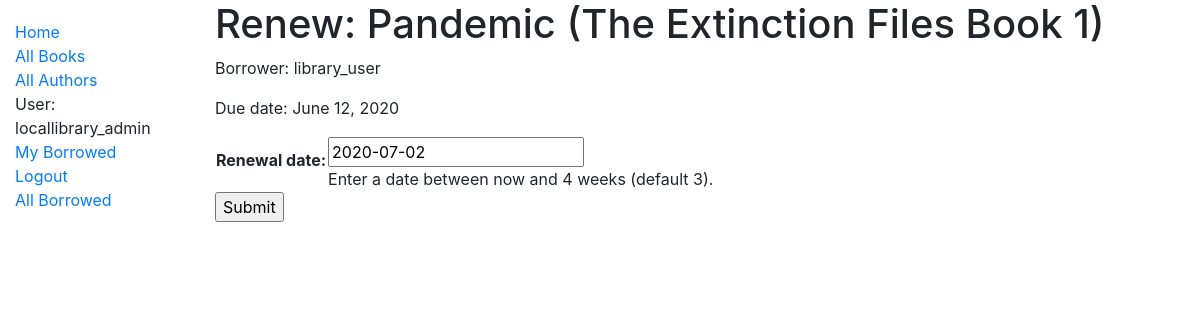
/catalog/renewed/69aa528d-3b75-4be0-b2cb-66239402dd78/renew/ (signed in), run on the app's committed database.
### catalog/models.py (models this page shows, shortened)
class BookInstance(models.Model):
    id = models.UUIDField(primary_key=True, default=uuid.uuid4, help_text='Unique ID for this particular book across '
                                                                          'whole library')
    book = models.ForeignKey('Book', on_delete=models.SET_NULL, null=True)
    imprint = models.CharField(max_length=200)
    due_back = models.DateField(null=True, blank=True)
    borrower = models.ForeignKey(User, on_delete=models.SET_NULL, null=True, blank=True)
    LOAN_STATUS = (
        ('m', 'Maintenance'),
        ('o', 'On Loan'),
        ('a', 'Available'),
        ('r', 'Reserved'),
    )
    status = models.CharField(
        max_length=1,
        choices=LOAN_STATUS,
        blank=True,
        default='m',
        help_text='Book availability',
    )
    class Meta:
        ordering = ['due_back']
        app_label = 'catalog'
        permissions = (("can_mark_returned", "Set book as returned"),)
    @property
    def is_overdue(self):
        if self.due_back and date.today() > self.due_back:
            return True
        return False

class Book(models.Model):
    title = models.CharField(max_length=200)
    author = models.ForeignKey('Author', on_delete=models.SET_NULL, null=True)
    summary = models.TextField(max_length=1000, help_text='Enter a brief description of the book')
    isbn = models.CharField('ISBN', max_length=13, help_text='13 Characters <a href="https://www.isbn-international'
                                                             '.org/content/what-isbn">ISBN number</a>')
    genre = models.ManyToManyField('Genre', help_text='Select a genre for this book')
    iso_639_1 = (('ab', 'Abkhaz'),
                 ('aa', 'Afar'),
                 ('af', 'Afrikaans'),
                 ('ak', 'Akan'),
                 ('sq', 'Albanian'),
                 ('am', 'Amharic'),
                 ('ar', 'Arabic'),
                 ('an', 'Aragonese'),
                 ('hy', 'Armenian'),
                 ('as', 'Assamese'),
                 ('av', 'Avaric'),
                 ('ae', 'Avestan'),
                 ('ay', 'Aymara'),
                 ('az', 'Azerbaijani'),
                 ('bm', 'Bambara'),
                 ('ba', 'Bashkir'),
                 ('eu', 'Basque'),
                 ('be', 'Belarusian'),
                 ('bn', 'Bengali'),
                 ('bh', 'Bihari'),
                 ('bi', 'Bislama'),
                 ('bs', 'Bosnian'),
                 ('br', 'Breton'),
                 ('bg', 'Bulgarian'),
                 ('my', 'Burmese'),
                 ('ca', 'Catalan; Valencian'),
                 ('ch', 'Chamorro'),
                 ('ce', 'Chechen'),
                 ('ny', 'Chichewa; Chewa; Nyanja'),
                 ('zh', 'Chinese'),
                 ('cv', 'Chuvash'),
                 ('kw', 'Cornish'),
                 ('co', 'Corsican'),
                 ('cr', 'Cree'),
                 ('hr', 'Croatian'),
                 ('cs', 'Czech'),
                 ('da', 'Danish'),
                 ('dv', 'Divehi; Maldivian;'),
                 ('nl', 'Dutch'),
                 ('dz', 'Dzongkha'),
                 ('en', 'English'),
                 ('eo', 'Esperanto'),
                 ('et', 'Estonian'),
                 ('ee', 'Ewe'),
                 ('fo', 'Faroese'),
                 ('fj', 'Fijian'),
                 ('fi', 'Finnish'),
                 ('fr', 'French'),
                 ('ff', 'Fula'),
                 ('gl', 'Galician'),
                 ('ka', 'Georgian'),
                 ('de', 'German'),
                 ('el', 'Greek, Modern'),
                 ('gn', 'Guaraní'),
                 ('gu', 'Gujarati'),
                 ('ht', 'Haitian'),
                 ('ha', 'Hausa'),
                 ('he', 'Hebrew (modern)'),
                 ('hz', 'Herero'),
                 ('hi', 'Hindi'),
                 ('ho', 'Hiri Motu'),
                 ('hu', 'Hungarian'),
                 ('ia', 'Interlingua'),
                 ('id', 'Indonesian'),
                 ('ie', 'Interlingue'),
                 ('ga', 'Irish'),
                 ('ig', 'Igbo'),
                 ('ik', 'Inupiaq'),
                 ('io', 'Ido'),
                 ('is', 'Icelandic'),
                 ('it', 'Italian'),
                 ('iu', 'Inuktitut'),
                 ('ja', 'Japanese'),
                 ('jv', 'Javanese'),
                 ('kl', 'Kalaallisut'),
                 ('kn', 'Kannada'),
                 ('kr', 'Kanuri'),
                 ('ks', 'Kashmiri'),
                 ('kk', 'Kazakh'),
                 ('km', 'Khmer'),
                 ('ki', 'Kikuyu, Gikuyu'),
                 ('rw', 'Kinyarwanda'),
                 ('ky', 'Kirghiz, Kyrgyz'),
                 ('kv', 'Komi'),
                 ('kg', 'Kongo'),
                 ('ko', 'Korean'),
                 ('ku', 'Kurdish'),
                 ('kj', 'Kwanyama, Kuanyama'),
                 ('la', 'Latin'),
                 ('lb', 'Luxembourgish'),
                 ('lg', 'Luganda'),
                 ('li', 'Limburgish'),
                 ('ln', 'Lingala'),
                 ('lo', 'Lao'),
                 ('lt', 'Lithuanian'),
                 ('lu', 'Luba-Katanga'),
                 ('lv', 'Latvian'),
                 ('gv', 'Manx'),
                 ('mk', 'Macedonian'),
                 ('mg', 'Malagasy'),
                 ('ms', 'Malay'),
                 ('ml', 'Malayalam'),
                 ('mt', 'Maltese'),
                 ('mi', 'Māori'),
                 ('mr', 'Marathi (Marāṭhī)'),
                 ('mh', 'Marshallese'),
                 ('mn', 'Mongolian'),
                 ('na', 'Nauru'),
                 ('nv', 'Navajo, Navaho'),
                 ('nb', 'Norwegian Bokmål'),
                 ('nd', 'North Ndebele'),
                 ('ne', 'Nepali'),
                 ('ng', 'Ndonga'),
                 ('nn', 'Norwegian Nynorsk'),
                 ('no', 'Norwegian'),
                 ('ii', 'Nuosu'),
                 ('nr', 'South Ndebele'),
                 ('oc', 'Occitan'),
                 ('oj', 'Ojibwe, Ojibwa'),
                 ('cu', 'Old Church Slavonic'),
                 ('om', 'Oromo'),
                 ('or', 'Oriya'),
                 ('os', 'Ossetian, Ossetic'),
                 ('pa', 'Panjabi, Punjabi'),
                 ('pi', 'Pāli'),
                 ('fa', 'Persian'),
                 ('pl', 'Polish'),
                 ('ps', 'Pashto, Pushto'),
                 ('pt', 'Portuguese'),
                 ('qu', 'Quechua'),
                 ('rm', 'Romansh'),
                 ('rn', 'Kirundi'),
                 ('ro', 'Romanian, Moldavan'),
                 ('ru', 'Russian'),
                 ('sa', 'Sanskrit (Saṁskṛta)'),
                 ('sc', 'Sardinian'),
                 ('sd', 'Sindhi'),
                 ('se', 'Northern Sami'),
                 ('sm', 'Samoan'),
                 ('sg', 'Sango'),
                 ('sr', 'Serbian'),
                 ('gd', 'Scottish Gaelic'),
                 ('sn', 'Shona'),
                 ('si', 'Sinhala, Sinhalese'),
                 ('sk', 'Slovak'),
                 ('sl', 'Slovene'),
                 ('so', 'Somali'),
                 ('st', 'Southern Sotho'),
                 ('es', 'Spanish; Castilian'),
                 ('su', 'Sundanese'),
                 ('sw', 'Swahili'),
                 ('ss', 'Swati'),
                 ('sv', 'Swedish'),
                 ('ta', 'Tamil'),
                 ('te', 'Telugu'),
                 ('tg', 'Tajik'),
                 ('th', 'Thai'),
                 ('ti', 'Tigrinya'),
                 ('bo', 'Tibetan'),
                 ('tk', 'Turkmen'),
                 ('tl', 'Tagalog'),
                 ('tn', 'Tswana'),
                 ('to', 'Tonga'),
                 ('tr', 'Turkish'),
                 ('ts', 'Tsonga'),
                 ('tt', 'Tatar'),
                 ('tw', 'Twi'),
                 ('ty', 'Tahitian'),
                 ('ug', 'Uighur, Uyghur'),
                 ('uk', 'Ukrainian'),
                 ('ur', 'Urdu'),
                 ('uz', 'Uzbek'),
                 ('ve', 'Venda'),
                 ('vi', 'Vietnamese'),
                 ('vo', 'Volapük'),
                 ('wa', 'Walloon'),
                 ('cy', 'Welsh'),
                 ('wo', 'Wolof'),
                 ('fy', 'Western Frisian'),
                 ('xh', 'Xhosa'),
                 ('yi', 'Yiddish'),
                 ('yo', 'Yoruba'),
                 ('za', 'Zhuang, Chuang'),
                 ('zu', 'Zulu'),)
    language = models.CharField(
        max_length=2,
        choices=iso_639_1,
        blank=True,
        default='en',
        help_text='Languages'
    )
    def display_genre(self):
        """Creates a 3 char string for genre"""
        return ', '.join(genre.name for genre in self.genre.all()[:3])
    display_genre.short_description = 'Genre'

### catalog/views.py (the view)
# urls.py: path('renewed/<uuid:pk>/renew/', views.renew_book_librarian, name='renew-book-librarian'),
@permission_required('catalog.can_mark_returned')
def renew_book_librarian(request, pk):
    book_instance = get_object_or_404(BookInstance, pk=pk)
    if request.method == 'POST':
        form = RenewBookForm(request.POST)
        if form.is_valid():
            book_instance.due_back = form.cleaned_data['renewal_date']
            book_instance.save()
            return HttpResponseRedirect(reverse('catalog:all-borrowed'))
    else:
        proposed_renewal_date = datetime.date.today() + datetime.timedelta(weeks=3)
        form = RenewBookForm(initial={'renewal_date': proposed_renewal_date})
    context = {
        'form': form,
        'book_instance': book_instance,
    }
    return render(request, 'catalog/book_renew_librarian.html', context=context)

### catalog/forms.py (shortened to what this page needs)
class RenewBookForm(forms.Form):
    renewal_date = forms.DateField(help_text="Enter a date between now and 4 weeks (default 3).")

### catalog/templates/catalog/book_renew_librarian.html (shortened to what this page needs)
{% extends "catalog/base.html" %}
{% block content %}
    <h1>Renew: {{ book_instance.book.title }}</h1>
    <p>Borrower: {{ book_instance.borrower }}</p>
    <p>Due date: {{ book_instance.due_back }}</p>
    <form action="" method="POST">
        <table>
            {{ form.as_table }}
        </table>
        <input type="submit" value="Submit">
    </form>
{% endblock content %}

### catalog/templates/catalog/base.html (shortened to what this page needs)
{% load static %}
<!DOCTYPE html>
<html lang="en">
<head>
  <link rel="stylesheet" href="https://stackpath.bootstrapcdn.com/bootstrap/4.1.3/css/bootstrap.min.css"
>
  <link rel="stylesheet" href="{% static 'catalog/css/styles.css' %}">
</head>
<body>
  <div class="container-fluid">
    <div class="row">
      <div class="col-sm-2">
          {% block sidebar %}
              <ul class="sidebar-nav">
                <li><a href="{% url 'catalog:index' %}">Home</a></li>
                <li><a href="{% url 'catalog:books' %}">All Books</a></li>
                <li><a href="{% url 'catalog:authors' %}">All Authors</a></li>
                {% if user.is_authenticated %}
                    <li>User: {{ user.get_username }}</li>
                    <li><a href="{% url 'catalog:my-borrowed' %}"> My Borrowed</a></li>
                    <li><a href="{% url 'logout'%}?next={{request.path}}">Logout</a></li>
                    {% if perms.catalog.can_mark_returned %}
                       <li><a href="{% url 'catalog:all-borrowed' %}">All Borrowed</a></li>
                    {% endif %}
                {% else %}
                    <li><a href="{% url 'login'%}?next={{request.path}}">Login</a></li>
                {% endif %}
              </ul>
        {% endblock %}
      </div>
      <div class="col-sm-10 ">{% block content %}{% endblock %}
   </div>
    </div>
  </div>
</body>
</html>

### catalog/static/catalog/css/styles.css (style rules this page uses)
.sidebar-nav { margin-top: 20px; padding: 0; list-style: none; }

### data on the page
BookInstance: book "Pandemic (The Extinction Files Book 1)", borrower "library_user", due_back "June 12, 2020"

### other printed values
{{ user.get_username }} "locallibrary_admin"
